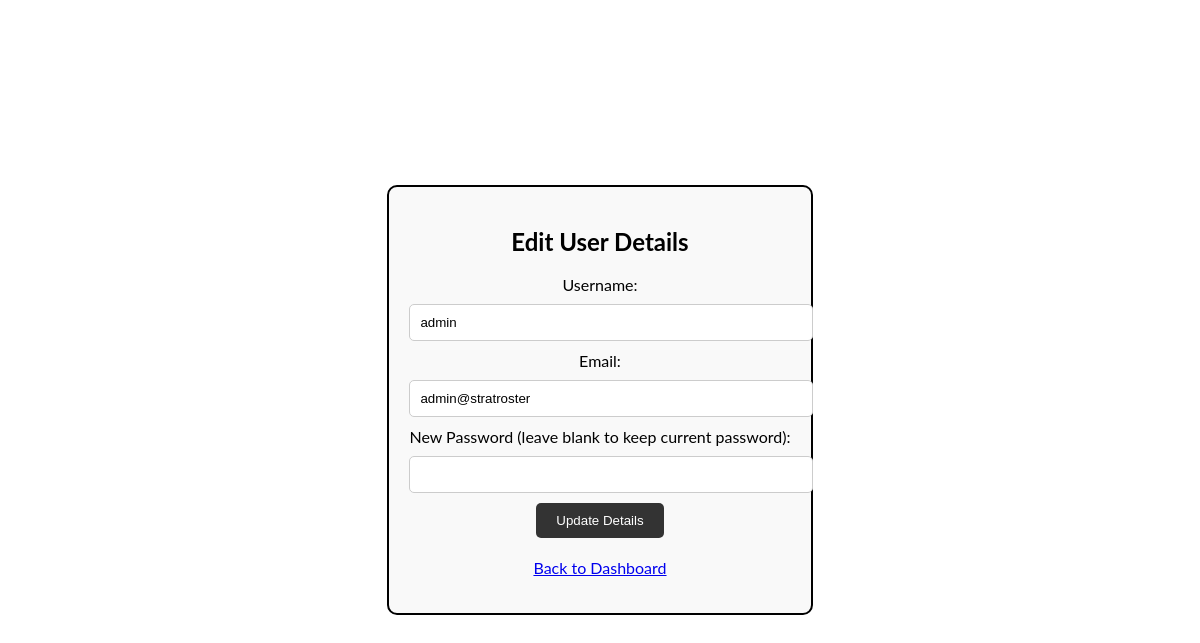
The app's page /edit_details.php (signed in), older data.
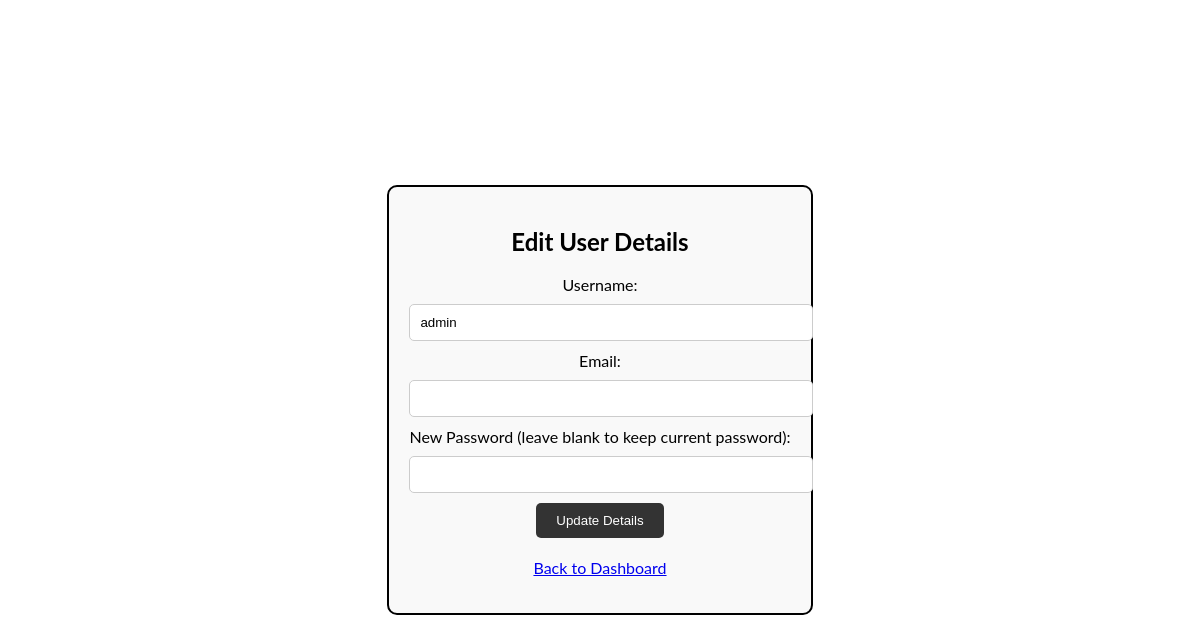
The same page, newer data.
### tables this page shows
CREATE TABLE users ( id INTEGER PRIMARY KEY AUTOINCREMENT, username TEXT UNIQUE, password TEXT, is_admin BOOLEAN, email TEXT, team_id INTEGER );

### edit_details.php (the view, shortened to what this page needs)
<?php
$db = new PDO("sqlite:./stratroster.db");
$user_stmt = $db->prepare('SELECT username, email FROM users WHERE id = ?');
$user_stmt->execute([$_SESSION['user_id']]);
$user = $user_stmt->fetch(PDO::FETCH_ASSOC);
?>
<!DOCTYPE html>
<html>
<head>
</head>
<body>
    <div class="edit-user-container">
        <h2>Edit User Details</h2>
        <form method="POST">
            <label for="username">Username:</label>
            <input type="text" id="username" name="username" value="<?= htmlspecialchars($user['username']) ?>" required>
            <label for="email">Email:</label>
            <input type="email" id="email" name="email" value="<?= htmlspecialchars($user['email']) ?>" required>
            <label for="password">New Password (leave blank to keep current password):</label>
            <input type="password" id="password" name="password">
            <input type="submit" value="Update Details">
        </form>
        <p class="center"><a href="dashboard.php">Back to Dashboard</a></p>
    </div>
</body>
</html>

Row changes from the older to the newer data that the page shows:
changed users "admin": email "admin@stratroster" → (not shown)
